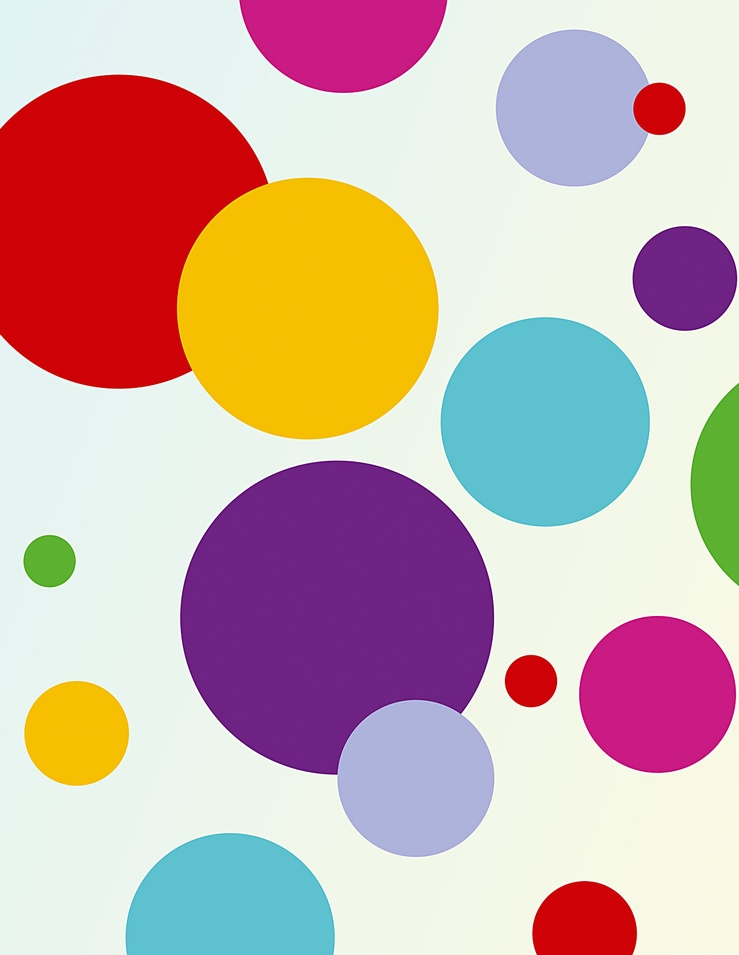
#> input picture images/01.jpg, 739 x 955 px, shrunk from 1300 x 1679 before the run; its folder holds only this picture in this run
$ python main.py
#> lines starting #> are read from the running program, lines starting #| are printed output that depends on the picture; after the words box and inside, x2 and y2 are one past the last pixel; in counts of white or black regions, pixels touching at a corner belong together
### hough_transform.py
import cv2
import numpy as np

from helper import file_output_path


def circles_detect(path: str):
#> called with path = 'images/01.jpg'
    image = cv2.imread(path)
#> image is the input picture: shape (955, 739, 3); mean B, G, R 169.5, 173.1, 202.4

    # Преобразование в оттенки серого
    gray = cv2.cvtColor(image, cv2.COLOR_BGR2GRAY)
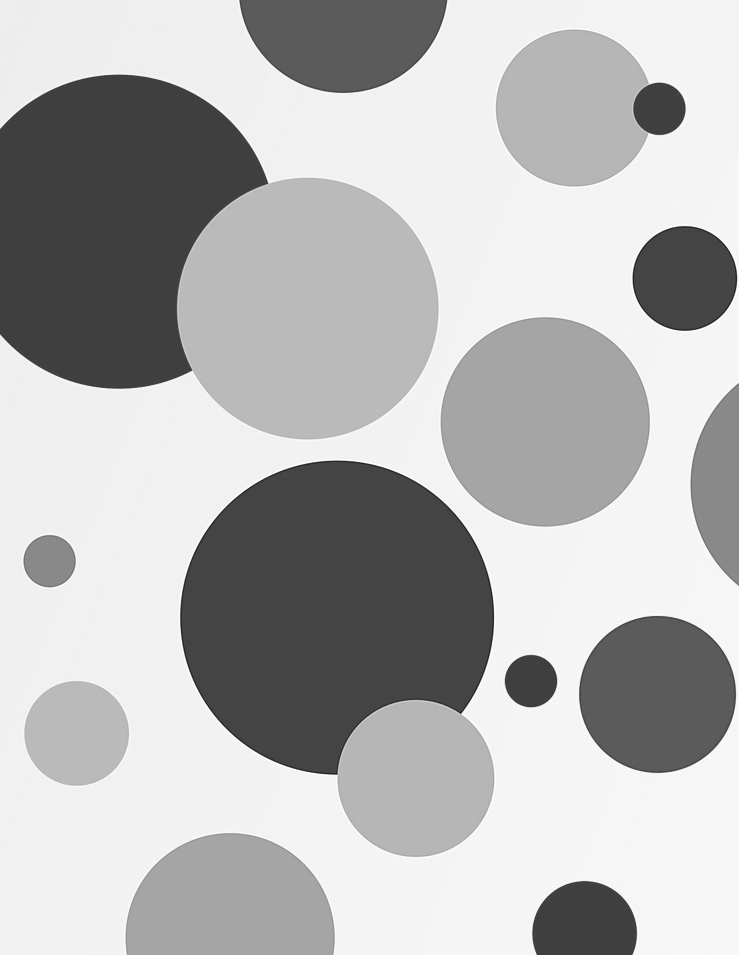
#> gray: shape (955, 739); min 28, max 255, mean 181.5

    # Применяем размытие, чтобы уменьшить шум
    gray = cv2.medianBlur(gray, 5)

    # Применяем преобразование Хафа для окружностей
    circles = cv2.HoughCircles(
        image=gray,
        method=cv2.HOUGH_GRADIENT,
        dp=1,
        minDist=120,
        param1=50,
        param2=30,
        minRadius=0,
        maxRadius=0
    )
#> circles = 13 rows, first 8: [307.5, 308.5, 131.2], [336.5, 616.5, 157.3], [118.5, 231.5, 157], [415.5, 778.5, 78.4], [657.5, 693.5, 78.2], [229.5, 937.5, 105.1], [545.5, 420.5, 103.8], [574.5, 107.5, 79]

    if circles is not None:
        circles = np.uint16(np.around(circles))
#> circles = 13 rows, first 8: [308, 308, 131], [336, 616, 157], [118, 232, 157], [416, 778, 78], [658, 694, 78], [230, 938, 105], [546, 420, 104], [574, 108, 79]
        for i in circles[0, :]:
            cv2.circle(image, (i[0], i[1]), i[2], (0, 255, 0), 2)
            cv2.circle(image, (i[0], i[1]), 2, (0, 0, 255), 3)
#> this loop made 13 passes
#> i on passes 1 to 12: [308, 308, 131], [336, 616, 157], [118, 232, 157], [416, 778, 78], [658, 694, 78], [230, 938, 105], [546, 420, 104], [574, 108, 79], [76, 734, 52], [684, 278, 52], [584, 932, 52], [530, 680, 26]
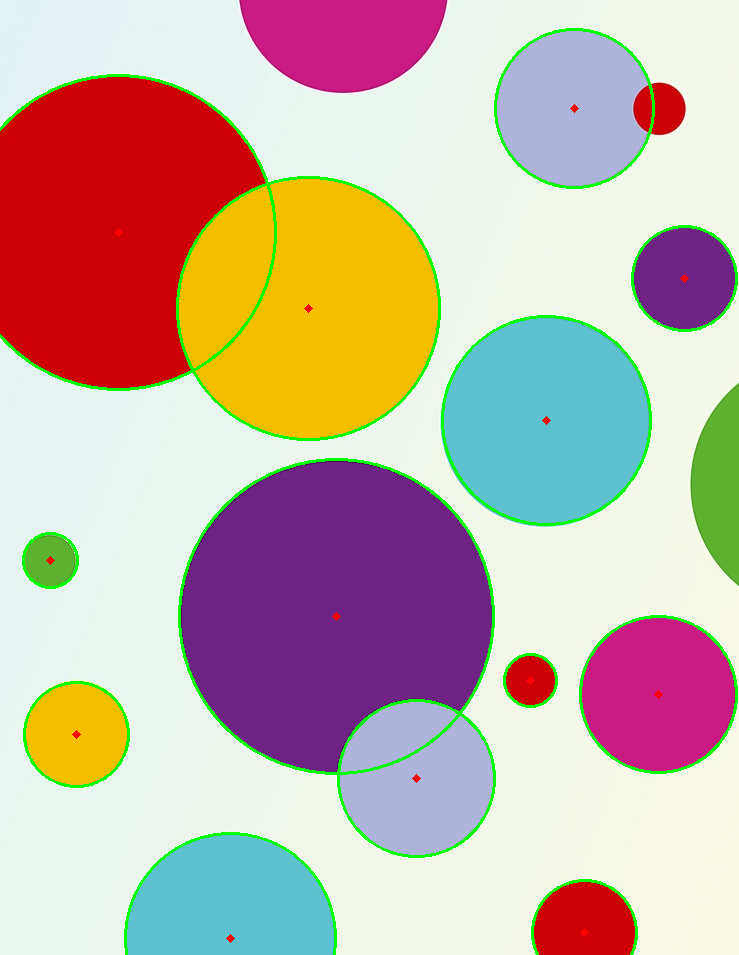
#> image: shape (955, 739, 3); 2.71% of pixels changed, all inside (x1, y1, x2, y2) = (0, 28, 738, 955)

    output_path = file_output_path(path, "hough")
    cv2.imwrite(output_path, image)

### morphology.py
import cv2 as cv
import numpy as np

from helper import file_output_path


def morphology(path: str):
    # Читаем изображение
#> called with path = 'images/01.jpg'
    image = cv.imread(path)

    size = 7
    kernal = {
        'rect': cv.getStructuringElement(cv.MORPH_RECT, (size, size)),
        'cross': cv.getStructuringElement(cv.MORPH_CROSS, (size, size)),
        'ell': cv.getStructuringElement(cv.MORPH_ELLIPSE, (size, size)),
        'diamond': np.array([
            [0, 0, 1, 0, 0],
            [0, 1, 1, 1, 0],
            [1, 1, 1, 1, 1],
            [0, 1, 1, 1, 0],
            [0, 0, 1, 0, 0]
        ], dtype=np.uint8)
    }

    for ker in kernal:
        erosian = cv.erode(image, kernal[ker])
        file_path = file_output_path(path, f'morphology/erosian/{ker}')
        cv.imwrite(file_path, erosian)

        dilate = cv.dilate(image, kernal[ker])
        file_path = file_output_path(path, f'morphology/dilate/{ker}')
        cv.imwrite(file_path, dilate)

        morph_open = cv.morphologyEx(image, cv.MORPH_OPEN, kernal[ker])
        file_path = file_output_path(path, f'morphology/open/{ker}')
        cv.imwrite(file_path, morph_open)

        morph_close = cv.morphologyEx(image, cv.MORPH_CLOSE, kernal[ker])
        file_path = file_output_path(path, f'morphology/close/{ker}')
        cv.imwrite(file_path, morph_close)

        morph_blackhat = cv.morphologyEx(image, cv.MORPH_BLACKHAT, kernal[ker])
        file_path = file_output_path(path, f'morphology/blackhat/{ker}')
        cv.imwrite(file_path, morph_blackhat)

        morph_gradient = cv.morphologyEx(image, cv.MORPH_GRADIENT, kernal[ker])
        file_path = file_output_path(path, f'morphology/gradient/{ker}')
        cv.imwrite(file_path, morph_gradient)
#> this loop made 4 passes
#> pass 1, in morphology, `erosian = cv.erode(image, kernal[ker])`:
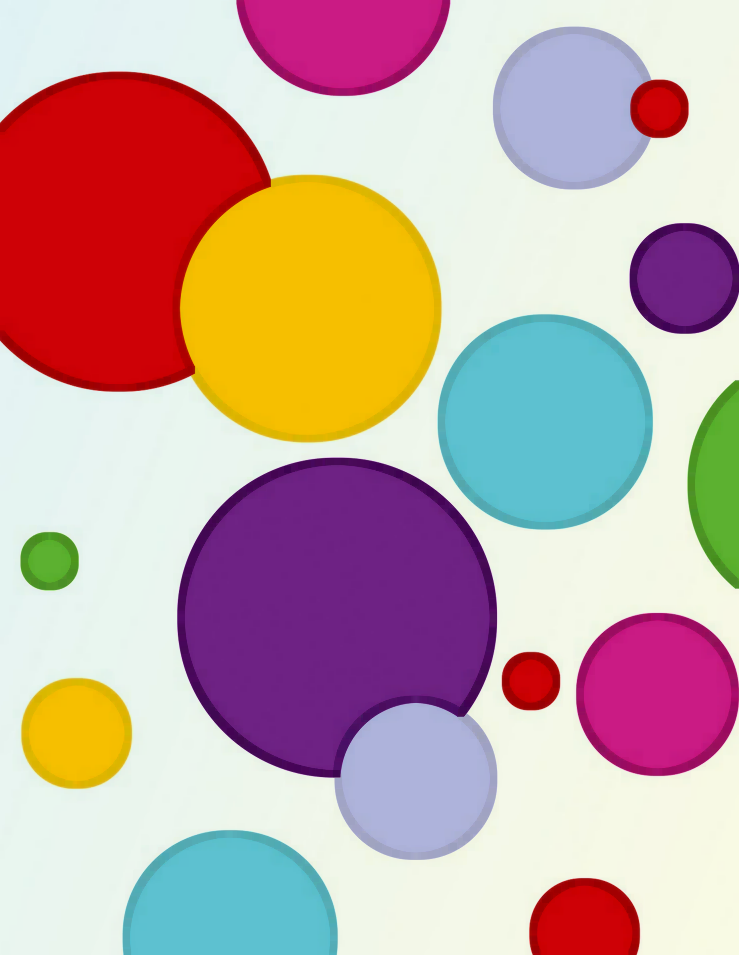
#> erosian: shape (955, 739, 3); mean B, G, R 162.7, 166.4, 196.9
#> pass 1, in morphology, `dilate = cv.dilate(image, kernal[ker])`:
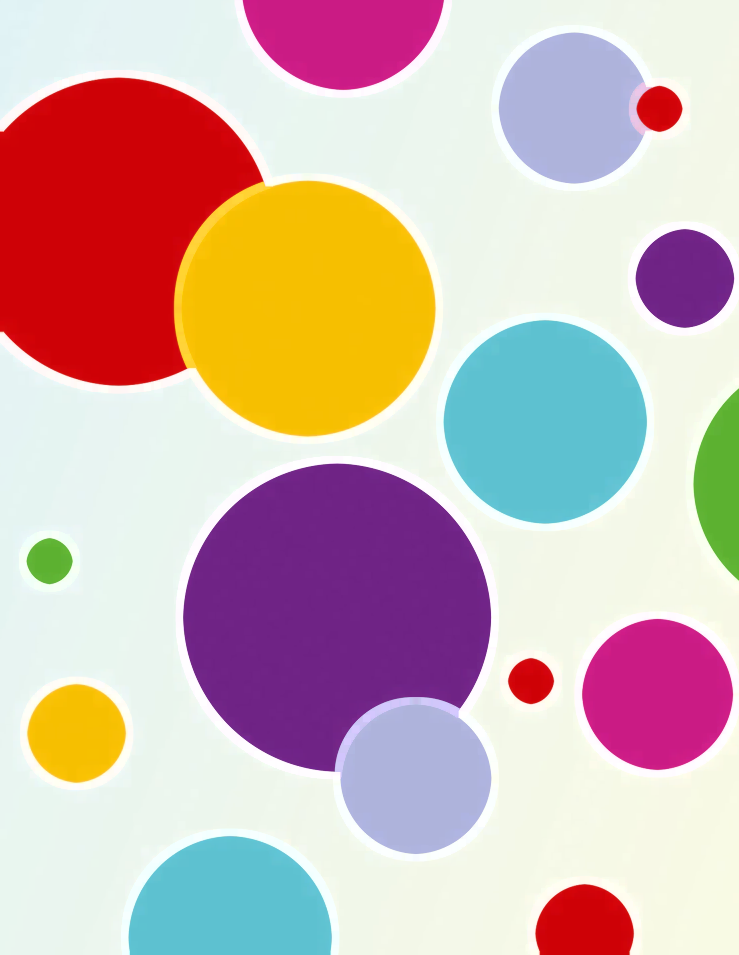
#> dilate: shape (955, 739, 3); mean B, G, R 175.7, 179.2, 206.8

### segment.py
import cv2

from helper import file_output_path


def segment(path):
    # Загружаем изображение в оттенках серого
#> called with path = 'images/01.jpg'
    image = cv2.imread(path, 0)
#> image: shape (955, 739); min 28, max 255, mean 181.5

    # Применяем пороговую сегментацию
    ret, thresh1 = cv2.threshold(image, 127, 255, cv2.THRESH_BINARY)
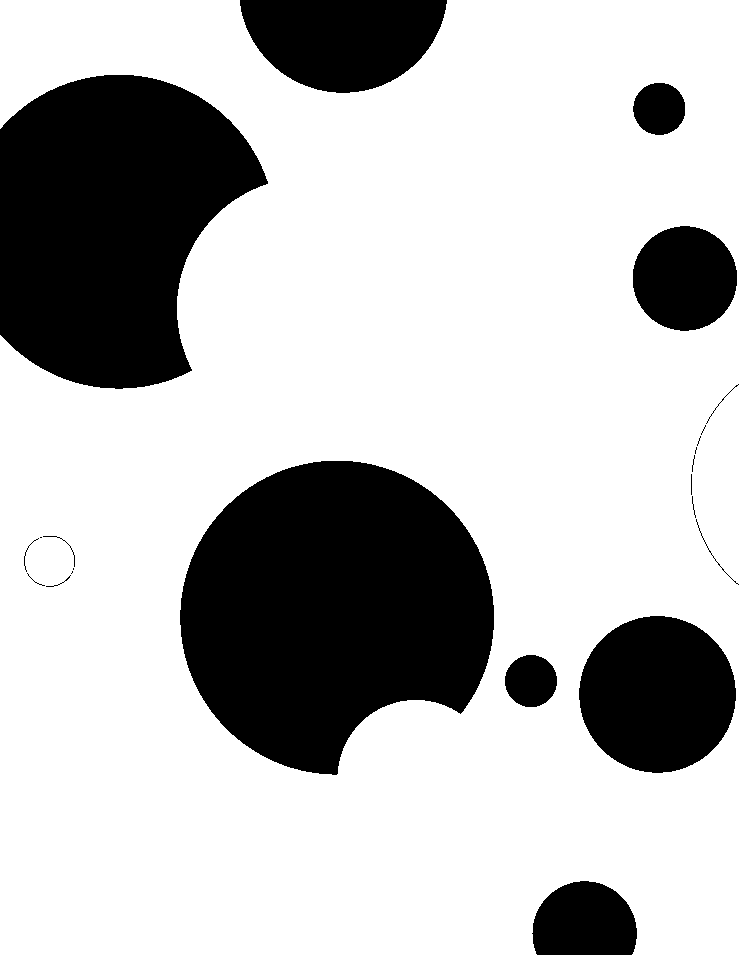
#> thresh1: shape (955, 739); 73.7% white; 23 black regions (8 under 20 px), largest, box (x1, y1, x2, y2) and area: (180, 461, 494, 775) 71941, (0, 75, 268, 389) 60355, (579, 616, 736, 773) 19263

    # Сохраняем обработанное изображение
    output_path = file_output_path(path, "segment")
    cv2.imwrite(output_path, thresh1)

### helper.py
import os


def file_output_path(path, sub_folder):
    directory = os.path.dirname(path)
    basename = os.path.basename(path)
    folder_path = f"{directory}/output/{sub_folder}"

    os.makedirs(folder_path, exist_ok=True)

    return f"{folder_path}/{basename}"

### main.py
import os

from hough_transform import circles_detect
from morphology import morphology
from segment import segment

origin_images = os.path.abspath('./images')

for file in os.listdir(origin_images):
    file_path = os.path.join(origin_images, file)
    if os.path.isfile(file_path):
        circles_detect(file_path)
        morphology(file_path)
        segment(file_path)
